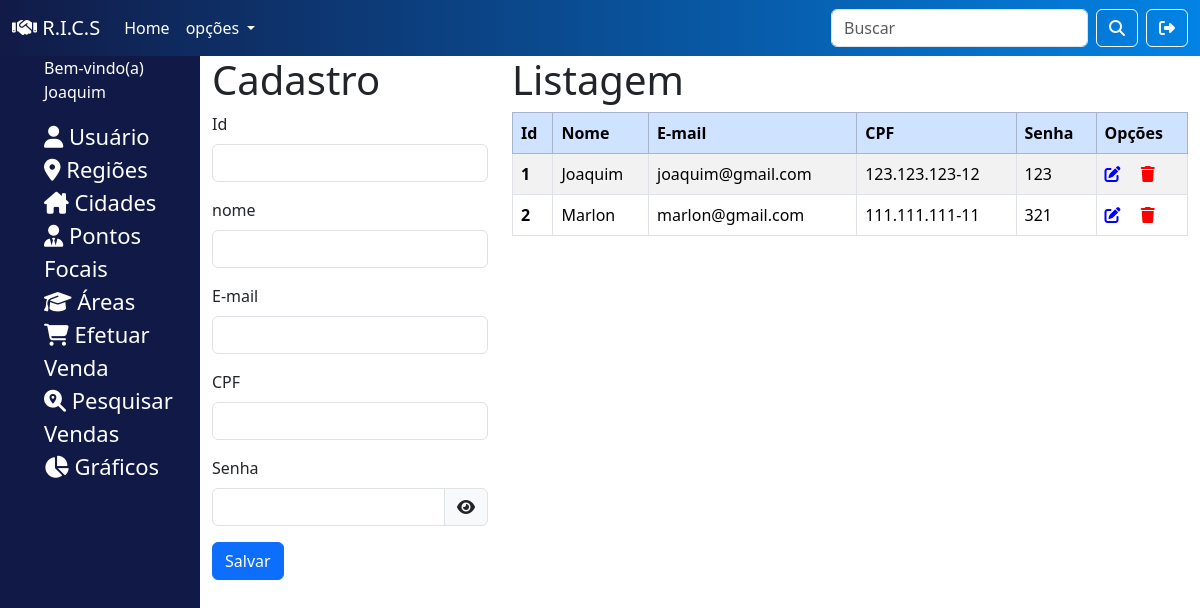
Screenshot of /sistema/principal.php (signed in) with the database file from the repository.
### tables this page shows
CREATE TABLE usuario(
    id INT PRIMARY KEY AUTO_INCREMENT NOT NULL,
    nome VARCHAR(45),
    cpf VARCHAR(15),
    email VARCHAR(45),
    senha VARCHAR(45)
);

### sistema/principal.php (the view, shortened to what this page needs)
<?php
  include './backend/conexao.php';
  include './recursos/cabecalho.php';
  $destino = "./backend/usuario/inserir.php";
?>
<body>
<?php include './recursos/menuSuperior.php'; ?>
  <div class="container-fluid">
    <div class="row">
      <div class="col-2 menu">
        <?php include './recursos/menuLateral.php'; ?>
      </div>
      <div class="col-3">
        <h1> Cadastro </h1>
        <form action="<?= $destino ?>" method="post">
          <div class="mb-3">
            <label class="form-label"> Id </label>
            <input readonly name="id" type="text" value="<?php echo isset($usuarios) ? $usuarios['id']: "" ?>" class="form-control">
          </div>
          <div class="mb-3">
            <label class="form-label"> nome </label>
            <input name="nome" type="text" autofocus value="<?php echo isset($usuarios) ? $usuarios['nome']: "" ?>" class="form-control">
          </div>
          <div class="mb-3">
            <label class="form-label"> E-mail </label>
            <input name="email" type="email" value="<?php echo isset($usuarios) ? $usuarios['email']: "" ?>" class="form-control">
          </div>
          <div class="mb-3">
            <label class="form-label"> CPF </label>
            <input name="cpf" type="text" value="<?php echo isset($usuarios) ? $usuarios['cpf']: "" ?>" class="form-control cpf">
          </div>
          <div class="mb-3">
            <label class="form-label">Senha</label>
            <div class="input-group">
              <input name="senha" type="password" value="<?php echo isset($usuarios) ? $usuarios['senha']: "" ?>" class="form-control" id="senha" autocomplete="new-password">
              <span onclick="visualizar()" style="cursor: pointer;" class="input-group-text">
                <i id="olho" class="fa-solid fa-eye"></i>
               </span>
            </div>
          </div>
          <button type="submit" class="btn btn-primary"> Salvar </button>
        </form>
      </div>
      <div class="col-7">
        <h1> Listagem </h1>
        <table id="tabela" class="table table-striped table-bordered" >
          <thead class="table-primary">
            <tr>
              <th scope="col">Id</th>
              <th scope="col">Nome</th>
              <th scope="col">E-mail</th>
              <th scope="col"> CPF </th>
              <th scope="col">Senha</th>
              <th scope="col">Opções</th>
            </tr>
          </thead>
          <tbody>
          <?php
            $sql = "SELECT * FROM usuario";
            $dados = mysqli_query($conexao, $sql);
            while($coluna = mysqli_fetch_assoc($dados)){
          ?>
            <tr>
              <th scope="row"> <?php echo $coluna['id'] ?></th>
              <td> <?php echo $coluna['nome'] ?> </td>
              <td> <?php echo $coluna['email'] ?> </td>
              <td> <?php echo $coluna['cpf'] ?> </td>
              <td> <?php echo $coluna['senha'] ?> </td>
              <td>
                <a href="./principal.php?id=<?= $coluna['id'] ?>"> <i class="fa-solid fa-pen-to-square me-3" style="color: blue;"></i></a>
                <a href="<?php echo "./backend/usuario/excluir.php?id=".$coluna['id'] ?>" onclick="return confirm('Deseja realmente excluir?')"><i class="fa-solid fa-trash" style="color: #ff0000;"></i> </a>
              </td>
            </tr>
          <?php }  ?>
          </tbody>
        </table>
      </div>
    </div>
  </div>
</body>
</html>

### sistema/estilo.css (style rules this page uses)
.menu { background-color: rgb(17, 26, 70); height: 100vh; list-style: none; }

### rows the page displays
usuario: id "1", nome "Joaquim", email "joaquim@gmail.com", cpf "123.123.123-12", senha "123"
usuario: id "2", nome "Marlon", email "marlon@gmail.com", cpf "111.111.111-11", senha "321"

### other values shown
$_SESSION['usuario'] "Joaquim"
